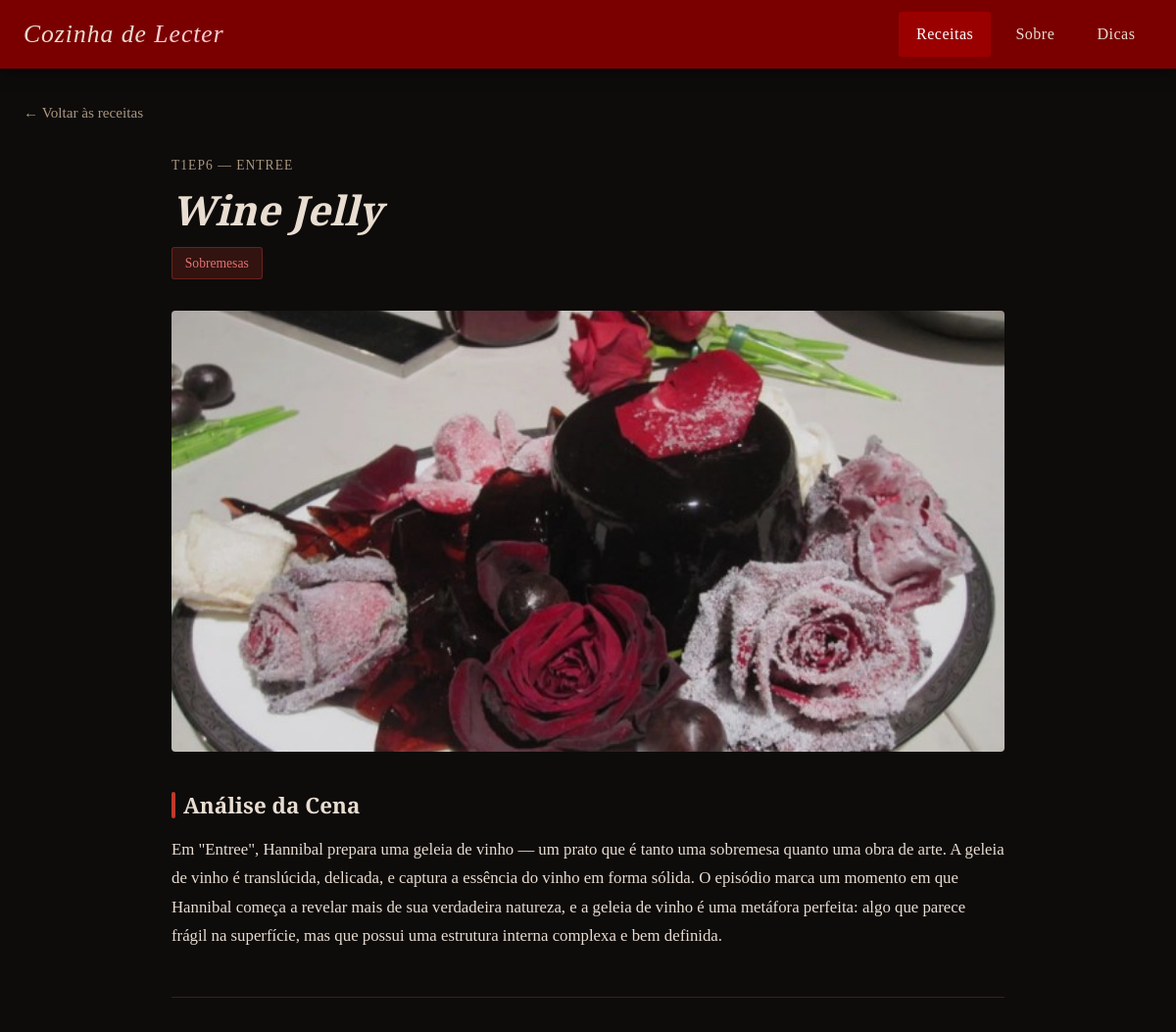
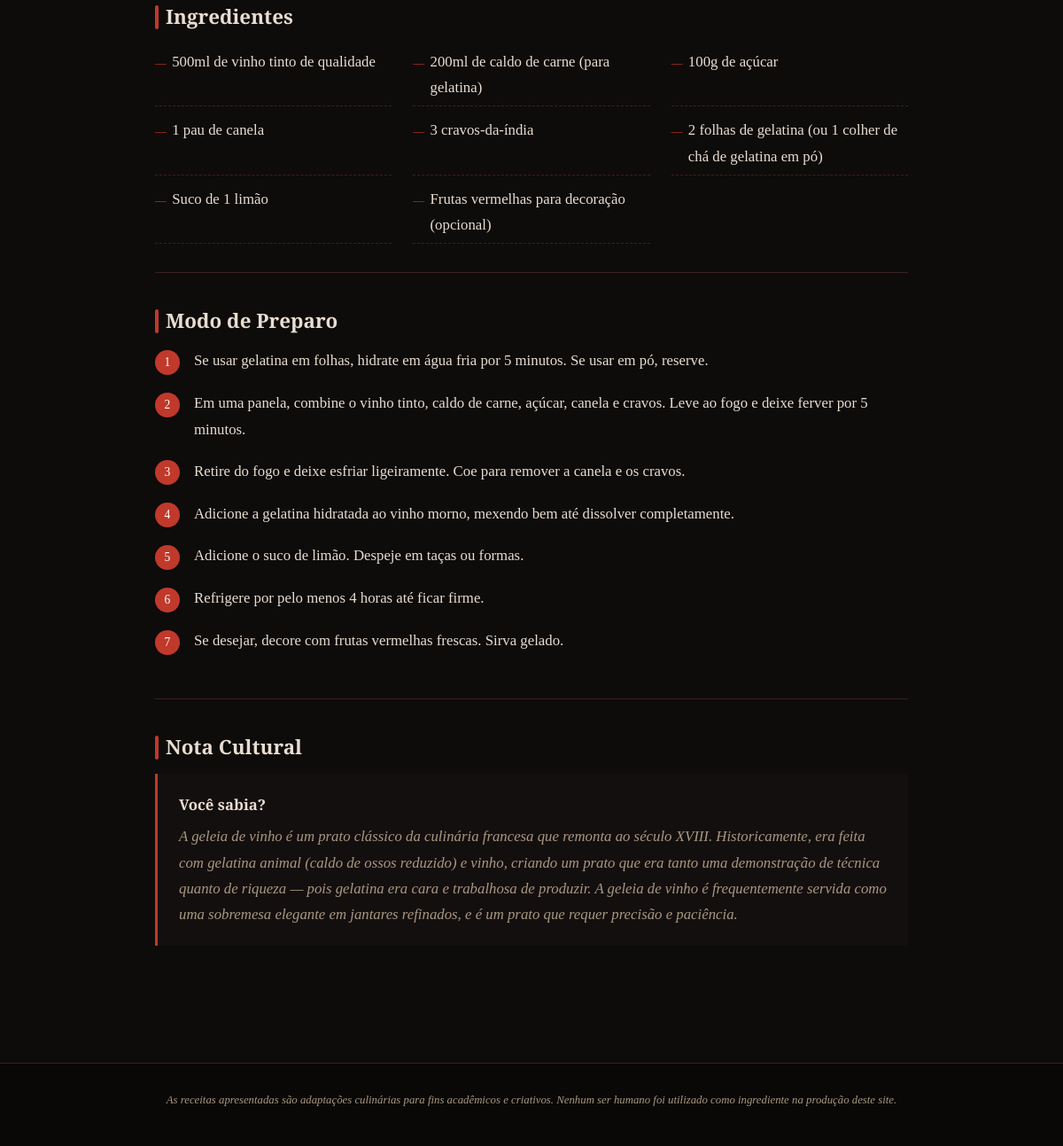
Screenshot of /receita.php?id=4 with the database file from the repository (2 pictures, top to bottom).
### tables this page shows
CREATE TABLE IF NOT EXISTS receitas (
    id INT AUTO_INCREMENT PRIMARY KEY,
    episodio VARCHAR(100) NOT NULL,
    titulo VARCHAR(200) NOT NULL,
    categoria VARCHAR(50) NOT NULL,
    imagem VARCHAR(255),
    descricao LONGTEXT NOT NULL,
    curiosidade LONGTEXT NOT NULL,
    criado_em TIMESTAMP DEFAULT CURRENT_TIMESTAMP
);

### receita.php (the view, shortened to what this page needs)
<?php
require 'php/conexao.php';
$idReceita = isset($_GET['id']) ? intval($_GET['id']) : 0;
$stmt = $pdo->prepare("SELECT * FROM receitas WHERE id = ?");
$stmt->execute([$idReceita]);
$receita = $stmt->fetch();
$ingredientes = [];
if ($receita) {
    $stmt = $pdo->prepare("SELECT descricao FROM ingredientes WHERE receita_id = ? ORDER BY ordem");
    $stmt->execute([$idReceita]);
    $ingredientes = $stmt->fetchAll(PDO::FETCH_COLUMN);
}
$passos = [];
if ($receita) {
    $stmt = $pdo->prepare("SELECT descricao FROM passos_preparo WHERE receita_id = ? ORDER BY ordem");
    $stmt->execute([$idReceita]);
    $passos = $stmt->fetchAll(PDO::FETCH_COLUMN);
}
?>
<!DOCTYPE html>
<html lang="pt-BR">
<head>
    <link rel="stylesheet" href="css/style.css">
</head>
<body>
    <?php include 'php/header.php'; ?>
    <main class="conteudo-principal">
        <div class="container">
            <?php if ($receita): ?>
                <a href="index.php" class="btn-voltar">← Voltar às receitas</a>
                <article class="pagina-receita">
                    <header class="receita-header">
                        <span class="episodio"><?= htmlspecialchars($receita['episodio']) ?></span>
                        <h1><?= htmlspecialchars($receita['titulo']) ?></h1>
                        <span class="categoria">
                            <?php
                            $labels = [
                                'entradas' => 'Entradas',
                                'sopas' => 'Sopas & Caldos',
                                'pratos-principais' => 'Pratos Principais',
                                'frutos-do-mar' => 'Frutos do Mar',
                                'sobremesas' => 'Sobremesas'
                            ];
                            echo $labels[$receita['categoria']] ?? ucfirst($receita['categoria']);
                            ?>
                        </span>
                    </header>
                    <?php if ($receita['imagem']): ?>
                        <img src="<?= htmlspecialchars($receita['imagem']) ?>"
                             alt="<?= htmlspecialchars($receita['titulo']) ?>"
                             class="receita-img-principal">
                    <?php else: ?>
                        <div class="receita-img-placeholder">🍽️</div>
                    <?php endif; ?>
                    <section class="receita-secao">
                        <h2>Análise da Cena</h2>
                        <p><?= nl2br(htmlspecialchars($receita['descricao'])) ?></p>
                    </section>
                    <section class="receita-secao">
                        <h2>Ingredientes</h2>
                        <?php if (count($ingredientes) > 0): ?>
                            <ul class="lista-ingredientes">
                                <?php foreach ($ingredientes as $ingrediente): ?>
                                    <li><?= htmlspecialchars($ingrediente) ?></li>
                                <?php endforeach; ?>
                            </ul>
                        <?php else: ?>
                            <p style="color: var(--cor-texto-suave);">Nenhum ingrediente cadastrado.</p>
                        <?php endif; ?>
                    </section>
                    <section class="receita-secao">
                        <h2>Modo de Preparo</h2>
                        <?php if (count($passos) > 0): ?>
                            <ol class="lista-passos">
                                <?php foreach ($passos as $passo): ?>
                                    <li><?= htmlspecialchars($passo) ?></li>
                                <?php endforeach; ?>
                            </ol>
                        <?php else: ?>
                            <p style="color: var(--cor-texto-suave);">Nenhum passo cadastrado.</p>
                        <?php endif; ?>
                    </section>
                    <section class="receita-secao">
                        <h2>Nota Cultural</h2>
                        <div class="bloco-curiosidade">
                            <strong>Você sabia?</strong>
                            <?= nl2br(htmlspecialchars($receita['curiosidade'])) ?>
                        </div>
                    </section>
                </article>
            <?php endif; ?>
        </div>
    </main>
    <?php include 'php/footer.php'; ?>
</body>
</html>

### css/style.css (style rules this page uses)
:root { --cor-fundo: #0e0b0b; --cor-fundo-card: #1a1212; --cor-fundo-alt: #140f0f; --cor-menu: #7a0000; --cor-menu-hover: #9b0000; --cor-destaque: #c0392b; --cor-texto: #e8ddd0; --cor-texto-suave: #a89880; --cor-borda: #3a2020; --fonte-titulo: 'Playfair Display', Georgia, serif; --fonte-corpo: 'EB Garamond', 'Times New Roman', serif; --altura-menu: 70px; --transicao: 0.3s ease; }
* { margin: 0; padding: 0; box-sizing: border-box; }
html { scroll-behavior: smooth; }
body { background-color: var(--cor-fundo); color: var(--cor-texto); font-family: var(--fonte-corpo); font-size: 1.05rem; line-height: 1.75; min-height: 100vh; }
a { color: var(--cor-destaque); text-decoration: none; transition: color var(--transicao); }
h1, h2, h3, h4, h5 { font-family: var(--fonte-titulo); font-weight: 700; line-height: 1.25; color: var(--cor-texto); }
h1 { font-size: 2.6rem; }
h2 { font-size: 2rem; }
p { margin-bottom: 1rem; }
.container { max-width: 1200px; margin: 0 auto; padding: 0 1.5rem; }
.conteudo-principal { padding-top: calc(var(--altura-menu) + 30px); padding-bottom: 60px; min-height: calc(100vh - var(--altura-menu)); }
.pagina-receita { max-width: 850px; margin: 0 auto; }
.receita-header { margin-bottom: 2rem; }
.receita-header .episodio { font-size: 0.85rem; color: var(--cor-texto-suave); text-transform: uppercase; letter-spacing: 1px; display: block; margin-bottom: 0.5rem; }
.receita-header h1 { font-style: italic; margin-bottom: 0.75rem; }
.receita-header .categoria { display: inline-block; background-color: rgba(192, 57, 43, 0.2); border: 1px solid rgba(192, 57, 43, 0.4); color: #e57373; font-size: 0.85rem; padding: 0.2rem 0.8rem; border-radius: 3px; }
.receita-img-principal { width: 100%; max-height: 450px; object-fit: cover; border-radius: 4px; margin-bottom: 2rem; filter: brightness(0.9) saturate(0.95); }
.receita-secao { margin-bottom: 2.5rem; padding-bottom: 2rem; border-bottom: 1px solid var(--cor-borda); }
.receita-secao:last-child { border-bottom: none; }
.receita-secao h2 { font-size: 1.4rem; margin-bottom: 1rem; display: flex; align-items: center; gap: 0.5rem; }
.receita-secao h2::before { content: ''; display: inline-block; width: 4px; height: 1.2em; background-color: var(--cor-destaque); border-radius: 2px; }
.lista-ingredientes { list-style: none; display: grid; grid-template-columns: repeat(auto-fill, minmax(220px, 1fr)); gap: 0.4rem 1.5rem; }
.lista-ingredientes li { padding: 0.35rem 0; border-bottom: 1px dashed var(--cor-borda); display: flex; align-items: baseline; gap: 0.4rem; }
.lista-ingredientes li::before { content: '—'; color: var(--cor-destaque); font-size: 0.8rem; flex-shrink: 0; }
.lista-passos { list-style: none; counter-reset: passo-contador; }
.lista-passos li { counter-increment: passo-contador; display: flex; gap: 1rem; margin-bottom: 1.1rem; align-items: flex-start; }
.lista-passos li::before { content: counter(passo-contador); background-color: var(--cor-destaque); color: #fff; font-family: var(--fonte-titulo); font-size: 0.85rem; min-width: 28px; height: 28px; border-radius: 50%; display: flex; align-items: center; justify-content: center; flex-shrink: 0; margin-top: 0.15rem; }
.bloco-curiosidade { background-color: var(--cor-fundo-alt); border-left: 3px solid var(--cor-destaque); padding: 1.25rem 1.5rem; border-radius: 0 4px 4px 0; font-style: italic; color: var(--cor-texto-suave); }
.bloco-curiosidade strong { display: block; font-style: normal; color: var(--cor-texto); margin-bottom: 0.4rem; font-family: var(--fonte-titulo); }
.btn-voltar { display: inline-flex; align-items: center; gap: 0.4rem; color: var(--cor-texto-suave); font-size: 0.95rem; margin-bottom: 1.75rem; transition: color var(--transicao); }

### rows the page displays
receitas: episodio "T1EP6 — ENTREE", titulo "Wine Jelly", categoria "Sobremesas", imagem (picture), descricao "Em \"Entree\", Hannibal prepara uma geleia de vinho — um prato que é tanto uma sobremesa quanto uma obra de arte. A geleia de vinho é translúcida, delicada, e captura a essência do vinho em forma sólida. O episódio marca um momento em que Hannibal começa a revelar mais de sua verdadeira natureza, e a geleia de vinho é uma metáfora perfeita: algo que parece frágil na superfície, mas que possui uma estrutura interna complexa e bem definida.", curiosidade "A geleia de vinho é um prato clássico da culinária francesa que remonta ao século XVIII. Historicamente, era feita com gelatina animal (caldo de ossos reduzido) e vinho, criando um prato que era tanto uma demonstração de técnica quanto de riqueza — pois gelatina era cara e trabalhosa de produzir. A geleia de vinho é frequentemente servida como uma sobremesa elegante em jantares refinados, e é um prato que requer precisão e paciência."

### other values shown
$ingrediente "500ml de vinho tinto de qualidade"
$ingrediente "200ml de caldo de carne (para gelatina)"
$ingrediente "100g de açúcar"
$ingrediente "1 pau de canela"
$ingrediente "3 cravos-da-índia"
$ingrediente "2 folhas de gelatina (ou 1 colher de chá de gelatina em pó)"
$ingrediente "Suco de 1 limão"
$ingrediente "Frutas vermelhas para decoração (opcional)"
$passo "Se usar gelatina em folhas, hidrate em água fria por 5 minutos. Se usar em pó, reserve."
$passo "Em uma panela, combine o vinho tinto, caldo de carne, açúcar, canela e cravos. Leve ao fogo e deixe ferver por 5 minutos."
$passo "Retire do fogo e deixe esfriar ligeiramente. Coe para remover a canela e os cravos."
$passo "Adicione a gelatina hidratada ao vinho morno, mexendo bem até dissolver completamente."
$passo "Adicione o suco de limão. Despeje em taças ou formas."
$passo "Refrigere por pelo menos 4 horas até ficar firme."
$passo "Se desejar, decore com frutas vermelhas frescas. Sirva gelado."
